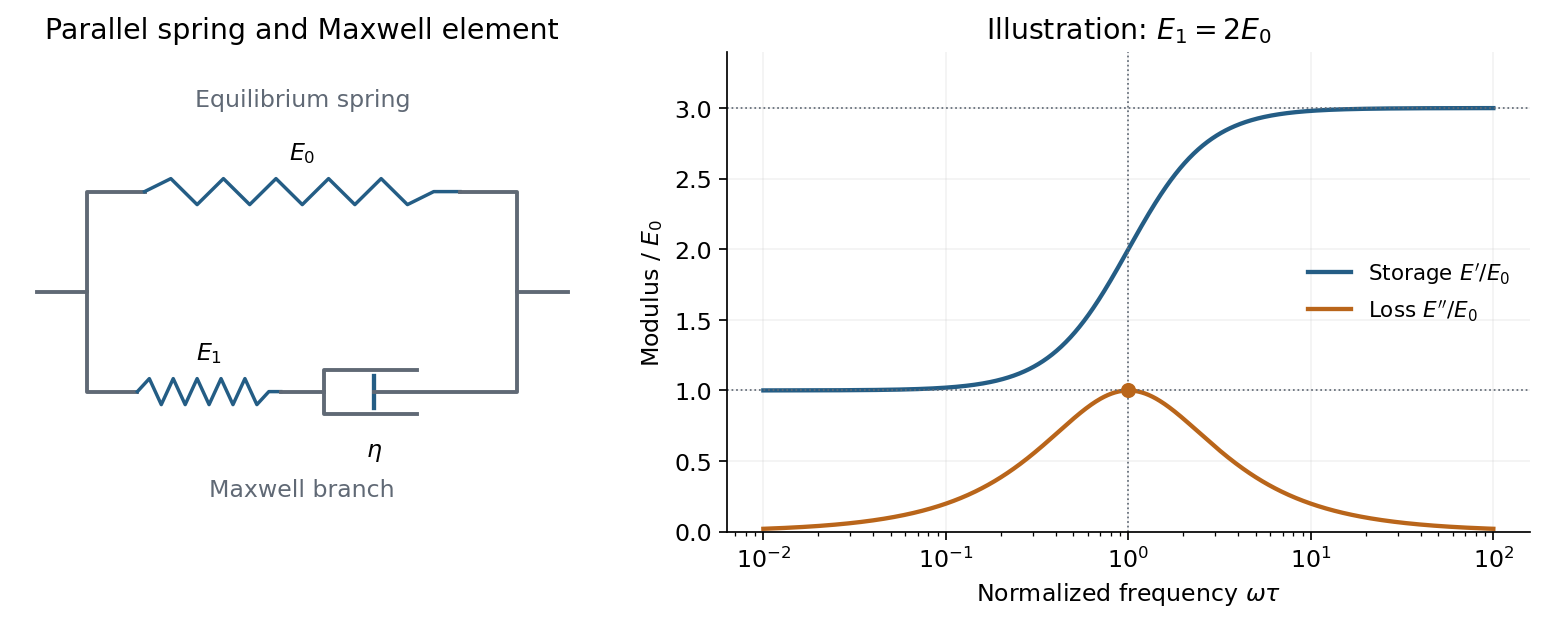

Generate this figure with Python:
"""Original solution illustration; Python 3.14, NumPy 2.3.5, Matplotlib 3.10.7.
Run from the desired output directory; writes the PNG basename to cwd.
Dependencies are recorded in the repository's pyproject.toml.
"""
from pathlib import Path
import numpy as np
import matplotlib
matplotlib.use("Agg")
import matplotlib.pyplot as plt
from matplotlib.patches import Circle, FancyArrowPatch
plt.rcParams.update({"font.size":11,"axes.spines.top":False,"axes.spines.right":False,"figure.facecolor":"white","axes.facecolor":"white","savefig.facecolor":"white"})
BLUE="#245d85";ORANGE="#b9651a";GREEN="#267c5a";GREY="#606975"
def save(fig):
    fig.savefig(Path(__file__).with_suffix(".png").name,dpi=155,bbox_inches="tight",facecolor="white")
    plt.close(fig)
def arrow(ax,a,b,color=BLUE,scale=15,lw=2):
    ax.add_patch(FancyArrowPatch(a,b,arrowstyle="-|>",mutation_scale=scale,lw=lw,color=color))

from matplotlib.patches import Rectangle

def spring(ax,x0,x1,y,label):
    xs=np.linspace(x0,x1,13);ys=np.r_[0,np.tile([.13,-.13],5),0,0]+y
    ax.plot(xs,ys,color=BLUE,lw=1.6);ax.text((x0+x1)/2,y+.32,label,ha="center")
def main():
    fig,axes=plt.subplots(1,2,figsize=(10.1,4.2),gridspec_kw={"width_ratios":[1,1.4]})
    ax=axes[0]
    ax.plot([-.35,0,0,.4],[0,0,1,1],color=GREY,lw=1.8);spring(ax,.4,2.6,1,r"$E_0$");ax.plot([2.6,3,3,3.35],[1,1,0,0],color=GREY,lw=1.8)
    ax.plot([0,0,.35],[0,-1,-1],color=GREY,lw=1.8);spring(ax,.35,1.35,-1,r"$E_1$");ax.plot([1.35,1.65],[-1,-1],color=GREY,lw=1.8)
    ax.plot([1.65,1.65,2.3],[-1,-1.22,-1.22],color=GREY,lw=1.8);ax.plot([1.65,1.65,2.3],[-1,-.78,-.78],color=GREY,lw=1.8)
    ax.plot([2.0,2.0],[-1.16,-.84],color=BLUE,lw=2);ax.plot([2.0,3,3],[-1,-1,0],color=GREY,lw=1.8);ax.text(2,-1.65,r"$\eta$",ha="center")
    ax.text(1.5,1.85,"Equilibrium spring",ha="center",color=GREY);ax.text(1.5,-2.05,"Maxwell branch",ha="center",color=GREY)
    ax.set(xlim=(-.5,3.5),ylim=(-2.4,2.4));ax.axis("off");ax.set_title("Parallel spring and Maxwell element")
    ax=axes[1];u=np.logspace(-2,2,800);storage=1+2*u*u/(1+u*u);loss=2*u/(1+u*u)
    ax.semilogx(u,storage,color=BLUE,lw=2,label=r"Storage $E'/E_0$");ax.semilogx(u,loss,color=ORANGE,lw=2,label=r"Loss $E''/E_0$")
    ax.axhline(1,color=GREY,lw=.8,ls=":");ax.axhline(3,color=GREY,lw=.8,ls=":");ax.axvline(1,color=GREY,lw=.8,ls=":");ax.plot(1,1,"o",color=ORANGE)
    ax.set(xlabel=r"Normalized frequency $\omega\tau$",ylabel=r"Modulus / $E_0$",ylim=(0,3.4),title=r"Illustration: $E_1=2E_0$");ax.grid(alpha=.15);ax.legend(frameon=False,loc="center right",fontsize=10)
    fig.tight_layout(w_pad=2);save(fig)
if __name__=="__main__":main()
